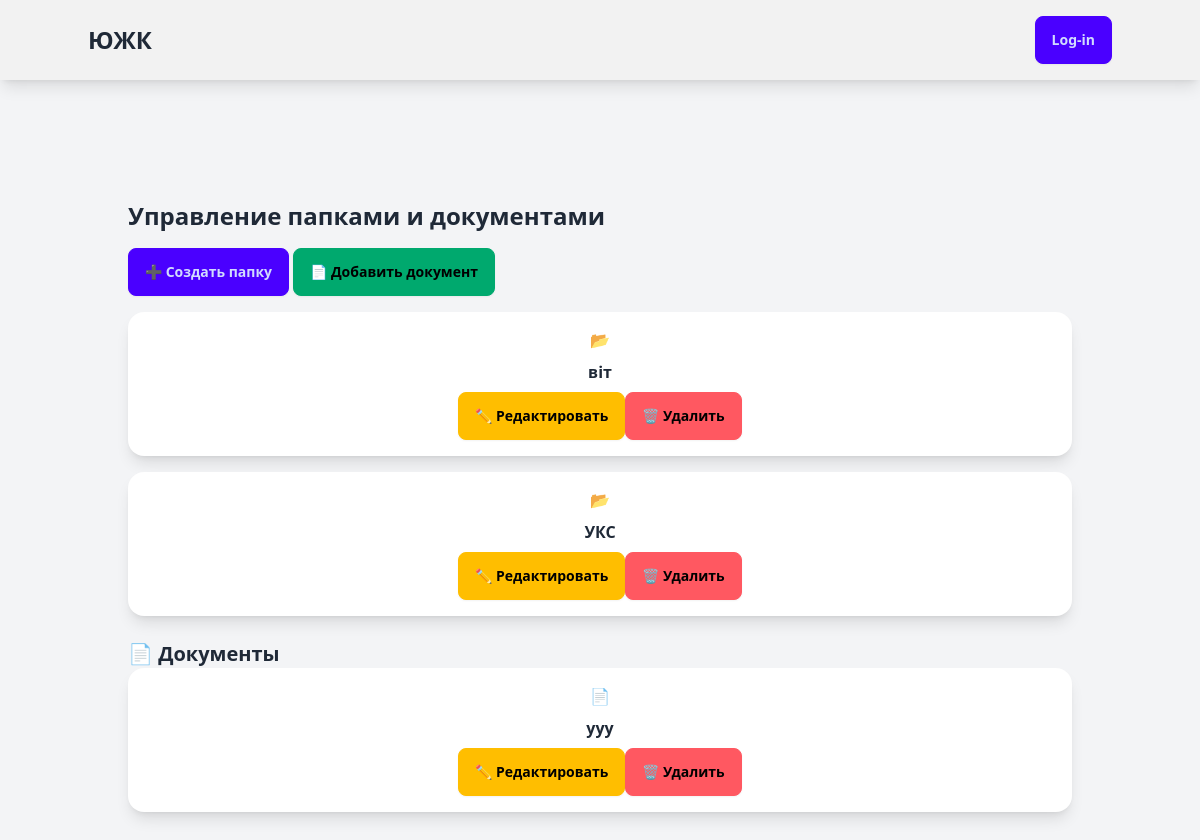
Page /TD/ on the earlier database version.
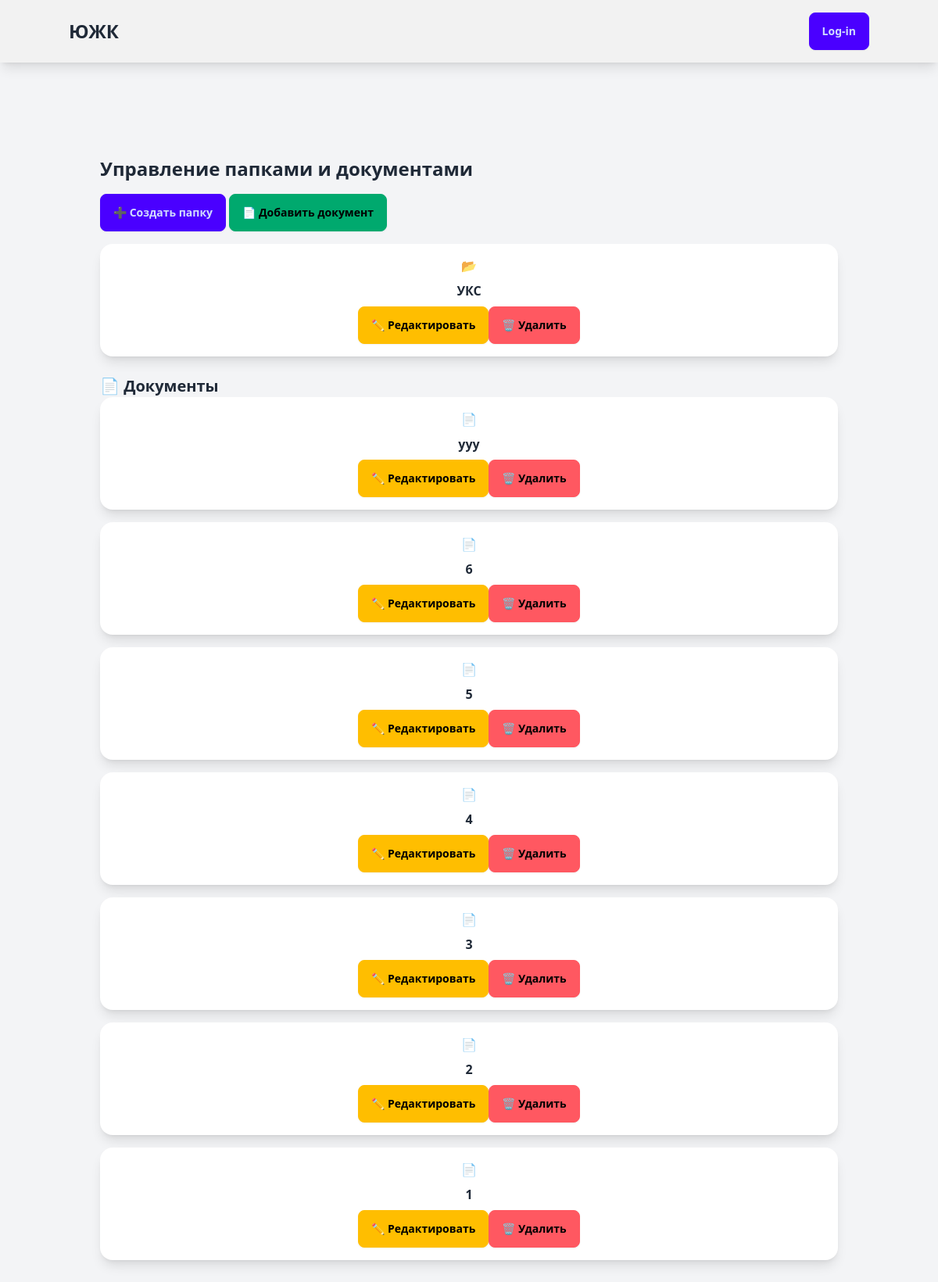
Same page on the later database version.
### blog/models.py (models this page shows, shortened)
class Folder(models.Model):
    name = models.CharField(max_length=255, unique=True)
    parent = models.ForeignKey(
        "self", on_delete=models.CASCADE, null=True, blank=True, related_name="subfolders"
    )

class TurnoverDocument(models.Model):
    class Status(models.TextChoices):
        DRAFT = 'DF', 'Draft'
        PUBLISHED = 'PB', 'Published'
    objects = models.Manager()
    published = PublishedManager()
    title = models.CharField(max_length=255)
    description = models.TextField(blank=True, null=True)
    author = models.ForeignKey(settings.AUTH_USER_MODEL, on_delete=models.CASCADE, related_name='document_post')
    created_at = models.DateTimeField(auto_now_add=True)
    updated_at = models.DateTimeField(auto_now=True)
    publish_by = models.DateTimeField(default=timezone.now)
    document_type = models.ForeignKey(document_types, on_delete=models.CASCADE)
    document_file = models.FileField(upload_to='blog/static/images/', null=True, blank=True)
    slug = models.SlugField(max_length=250, unique_for_date='publish_by')
    status = models.CharField(
        max_length=2,
        choices=Status.choices,
        default=Status.DRAFT
    )
    tags = TaggableManager()
    folder = models.ForeignKey(Folder, on_delete=models.SET_NULL, null=True, blank=True, related_name="documents")
    class Meta:
        ordering = ['-publish_by']
        indexes = [models.Index(fields=['-publish_by'])]
    def get_absolute_url(self):
        return reverse('TD:TD_detail', args=[self.publish_by.year, self.publish_by.month, self.publish_by.day, self.slug])

### blog/views.py (the view)
# urls.py: path("", views.folder_list, name="folder_list"),
def folder_list(request, folder_id=None):
    if folder_id:
        parent_folder = get_object_or_404(Folder, id=folder_id)
        folders = parent_folder.subfolders.all()
        documents = parent_folder.documents.all()
    else:
        parent_folder = None
        folders = Folder.objects.filter(parent__isnull=True)
        documents = TurnoverDocument.objects.filter(folder__isnull=True)
    breadcrumbs = []
    temp = parent_folder
    while temp:
        breadcrumbs.insert(0, temp)
        temp = temp.parent
    return render(request, "folders/folder_list.html", {
        "parent_folder": parent_folder,
        "breadcrumbs": breadcrumbs,
        "folders": folders,
        "documents": documents,
    })

### templates/folders/folder_list.html (shortened to what this page needs)
{% extends 'blog/base.html' %}
{% block content %}
<div class="container mx-auto p-4">
    <h1 class="text-2xl font-bold mb-4">Управление папками и документами</h1>
    <div class="mb-4">
        <button class="btn btn-primary mr-2" onclick="openModal()" >➕ Создать папку</button>
        <a href="{% url 'TD:document_create' %}" class="btn btn-success">📄 Добавить документ</a>
    </div>
    <div class="grid grid-cols-2 md:grid-cols-3 lg:grid-cols-4 gap-4">
        {% for folder in folders %}
        <div class="card bg-base-100 shadow-lg p-4 flex flex-col items-center text-center">
            <a href="{% url 'TD:folder_detail' folder.id %}" class="text-6xl">📂</a>
            <div class="font-bold mt-2">{{ folder.name }}</div>
            <div class="flex mt-2">
                <a href="{% url 'TD:folder_update' folder.id %}" class="btn btn-warning btn-sm mr-2">✏ Редактировать</a>
                <form action="{% url 'TD:folder_delete' folder.id %}" method="post">
                    <button type="submit" class="btn btn-error btn-sm">🗑 Удалить</button>
                </form>
            </div>
        </div>
        {% endfor %}
    </div>
    <h2 class="text-xl font-semibold mt-6">📄 Документы</h2>
    <div class="grid grid-cols-2 md:grid-cols-3 lg:grid-cols-4 gap-4">
        {% for document in documents %}
        <div class="card bg-base-100 shadow-lg p-4 flex flex-col items-center text-center">
            <a href="{{ document.get_absolute_url }}" class="text-6xl">📄</a>
            <div class="font-bold mt-2">{{ document.title }}</div>
            <div class="flex mt-2">
                <a href="{% url 'TD:document_update' document.id %}" class="btn btn-warning btn-sm mr-2">✏ Редактировать</a>
                <form action="{% url 'TD:document_delete' document.id %}" method="post">
                    <button type="submit" class="btn btn-error btn-sm">🗑 Удалить</button>
                </form>
            </div>
        </div>
        {% empty %}
        <p class="col-span-4 text-gray-500">Документы отсутствуют</p>
        {% endfor %}
    </div>
</div>
{% endblock %}

Differences in the rows shown:
removed Folder: name "віт"
now on this page (row edited): TurnoverDocument: title "6"
now on this page (row edited): TurnoverDocument: title "5"
now on this page (row edited): TurnoverDocument: title "4"
now on this page (row edited): TurnoverDocument: title "3"
now on this page (row edited): TurnoverDocument: title "2"
now on this page (row edited): TurnoverDocument: title "1"
